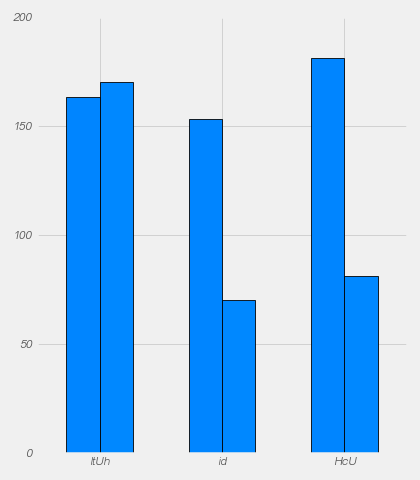
#> input picture dataset/test_synthetic_simple/plots/test_synthetic_simple_108.png, 420 x 480 px; its folder holds only this picture in this run
$ jupyter execute chart_segmentation.ipynb   (older library calls are emulated)
#> lines starting #> are read from the running program, lines starting #| are printed output that depends on the picture; after the words box and inside, x2 and y2 are one past the last pixel; in counts of white or black regions, pixels touching at a corner belong together
[cell 1]
import numpy as np
import cv2
from sklearn.cluster import DBSCAN
import os
from matplotlib import pyplot as plt

[cell 2]
def preProcessing(img):

    # Reshape the image to a 2D array of pixels and 3 color values (RGB)
    pixel_values = img.reshape((-1, 3))
    # Convert to float
    pixel_values = np.float32(pixel_values)

    # cv2.imshow('Image', img)
    # cv2.waitKey(0)

    return img, pixel_values

def count_colors(img, eps, min_samples):
    # Resize the image to speed up processing, if needed
    resized_img = cv2.resize(img, (100, 100))  # Adjust the size as necessary

    # Convert the image to the LAB color space
    lab_img = cv2.cvtColor(resized_img, cv2.COLOR_BGR2LAB)

    # Get the values of the L, A, and B channels
    l_values = lab_img[:, :, 0].flatten() # flatten() returns a copy of the array collapsed into one dimension
    a_values = lab_img[:, :, 1].flatten()
    b_values = lab_img[:, :, 2].flatten()

    # Combine the channel values into a single array
    lab_values = np.column_stack((l_values, a_values, b_values))

    # Run the DBSCAN algorithm to cluster similar color channel values
    dbscan = DBSCAN(eps=eps, min_samples=min_samples)
    dbscan.fit(lab_values)

    # Get the labels of the found clusters
    labels = dbscan.labels_

    # Count the number of distinct colors considering small variations as the same color
    num_colors = len(np.unique(labels))

    return num_colors


def segment(img):
    new_img, pixel_values = preProcessing(img)

    # Define stopping criteria
    # cv.TERM_CRITERIA_EPS - interrompe a iteração do algoritmo se a precisão especificada, epsilon , for atingida.
    # cv.TERM_CRITERIA_MAX_ITER - para o algoritmo após o número especificado de iterações, max_iter .
    # max_iter - Um inteiro especificando o número máximo de iterações.
    # epsilon - Precisão necessária
    criteria = (cv2.TERM_CRITERIA_EPS + cv2.TERM_CRITERIA_MAX_ITER, 500, 0.05)
    k = count_colors(new_img, 15, 30)
    print(k)

    _, labels, (centers) = cv2.kmeans(pixel_values, k, None, criteria, 10, cv2.KMEANS_RANDOM_CENTERS)

    # Convert back to 8-bit values
    centers = np.uint8(centers)

    # Flatten the labels array
    labels = labels.flatten()

    # Convert all pixels to the color of the centroids
    segmented_image = centers[labels.flatten()]

    # Reshape back to the original image dimensions
    segmented_image = segmented_image.reshape(img.shape)

    # Convert the labels to a numpy array with the shape of the original image
    labels = labels.reshape(img.shape[:2])

    # Create the segmented image for each cluster
    segmented_imgs = []
    for i in range(k):
        segmented_imgs.append(np.zeros_like(img))
        segmented_imgs[i][labels == i] = new_img[labels == i]

    return segmented_imgs

def find_bars(img, segmented_imgs):
    bars_found = []

    colors = [(np.random.randint(0, 255), np.random.randint(0, 255), np.random.randint(0, 255)) for _ in range(len(segmented_imgs))]

    for idx, segmented_img in enumerate(segmented_imgs):
        # Convert the segmented image to grayscale

        # cv2.imshow('Image', segmented_img)
        # cv2.waitKey(0)

        kernel = np.ones((3,3),np.uint8)

        # Applying dilation operation
        dilated_img = cv2.dilate(segmented_img, kernel, iterations=1)

        # Applying erosion operation
        eroded_img = cv2.erode(dilated_img, kernel, iterations=1)

        # cv2.imshow('Image', eroded_img)
        # cv2.waitKey(0)

        gray_segmented_img = cv2.cvtColor(eroded_img, cv2.COLOR_BGR2GRAY)

        # Applying threshold to binarize the segmented image
        _, binary_segmented_img = cv2.threshold(gray_segmented_img, 0, 255, cv2.THRESH_BINARY)

        # Show the binarized image
        # cv2.imshow('Image', binary_segmented_img)
        # cv2.waitKey(0)

        output = cv2.connectedComponentsWithStats(binary_segmented_img, 4, cv2.CV_32S)
        (numLabels, labels, stats, centroids) = output
        for i in range(1, numLabels):
            x = stats[i, cv2.CC_STAT_LEFT]
            y = stats[i, cv2.CC_STAT_TOP]
            w = stats[i, cv2.CC_STAT_WIDTH]
            h = stats[i, cv2.CC_STAT_HEIGHT]
            area = stats[i, cv2.CC_STAT_AREA]

            roi = img[y:y+h, x:x+w]
            _, std_dev = cv2.meanStdDev(roi) # standard deviation
            if std_dev[0][0] < 25 and area > 75 and w > 1 and h > 1:
                cv2.rectangle(img, (x, y), (x+w, y+h), colors[idx], 2)
    return img

[cell 3]
directory = "dataset/test_synthetic_simple/plots"

cont = 0
for filename in os.listdir(directory):
    if cont == 1:
        break

    if filename.endswith(".jpg") or filename.endswith(".png"):
        print(filename)
        img = cv2.imread(directory+ "/" + filename)
#> img is the input picture: shape (480, 420, 3); mean B, G, R 240.8, 206.3, 168

        segmented_imgs = segment(img)
#> in count_colors, `resized_img = cv2.resize(img, (100, 100))`:
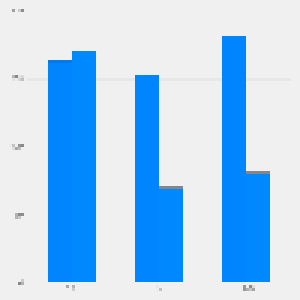
#> resized_img: shape (100, 100, 3) (shown 3 times larger); mean B, G, R 244, 208.3, 168.7
#> in count_colors, `lab_img = cv2.cvtColor(resized_img, cv2.COLOR_BGR2LAB)`: lab_img: shape (100, 100, 3); mean of channels 0, 1, 2 212.6, 132.5, 107.9
#> in count_colors, `l_values = lab_img[:, :, 0].flatten()`: l_values = 10000 values, max 242 at index 0, min 132 at index 2016, mean 212.6
#> in count_colors, `a_values = lab_img[:, :, 1].flatten()`: a_values = 10000 values, max 144 at index 1274, min 127 at index 5782, mean 132.5
#> in count_colors, `b_values = lab_img[:, :, 2].flatten()`: b_values = 10000 values, max 128 at index 0, min 59 at index 1274, mean 107.9
#> in segment, `k = count_colors(new_img, 15, 30)`: k = 3
#| 3
#> in segment, `_, labels, (centers) = cv2.kmeans(pixel_values, k, None, criteria, 10,..`: centers = [[255, 134.2, 0], [239.7, 239.6, 239.6], [41.37, 32.03, 21.66]]
#> in segment, `centers = np.uint8(centers)`: centers = [[255, 134, 0], [239, 239, 239], [41, 32, 21]]
#> in segment, `labels = labels.reshape(img.shape[:2])`:
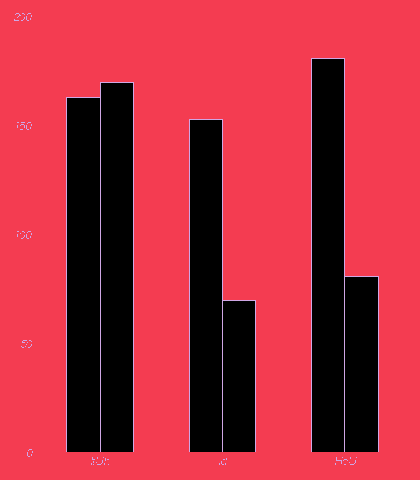
#> labels: shape (480, 420) int32; 3 distinct labels, from 0 to 2; one colour per label, 0 black
#> after the loop in segment, `for i in range(k):`: segmented_imgs = 3 items
#> segmented_imgs = 3 items
        img = find_bars(img, segmented_imgs)
#> in find_bars, `colors = [(np.random.randint(0, 255), np.random.randint(0, 255), np.ra..`: colors = [(172, 47, 117), (192, 67, 251), (195, 103, 9)]
#> the loop in find_bars, `for idx, segmented_img in enumerate(segmented_imgs): # Convert the seg..` made 3 passes
#> numLabels on passes 1, 3: 4, 34
#> (numLabels, stats, centroids) on pass 2: (2, [[66, 58, 313, 394, 60368], [0, 0, 420, 480, 141232]], [[207.7, 287.5], [210.3, 219]])
#> pass 1, in find_bars, `dilated_img = cv2.dilate(segmented_img, kernel, iterations=1)`:
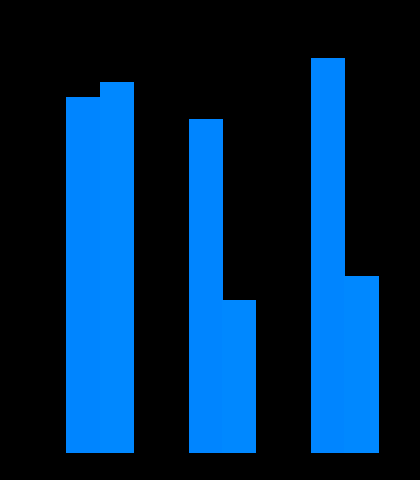
#> dilated_img: shape (480, 420, 3); mean of channels 0, 1, 2 76.6, 40.3, 0; drawn as B, G, R
#> pass 1, in find_bars, `eroded_img = cv2.erode(dilated_img, kernel, iterations=1)`:
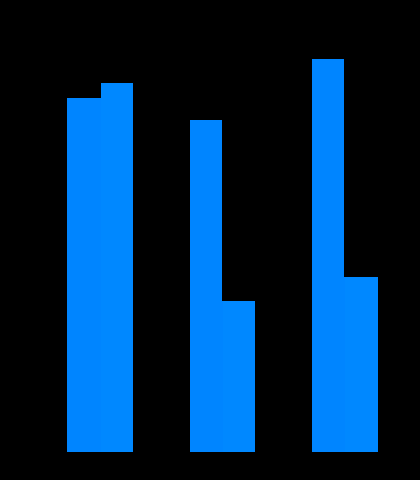
#> eroded_img: shape (480, 420, 3); mean of channels 0, 1, 2 73.3, 38.6, 0; drawn as B, G, R
#> pass 1, in find_bars, `gray_segmented_img = cv2.cvtColor(eroded_img, cv2.COLOR_BGR2GRAY)`:
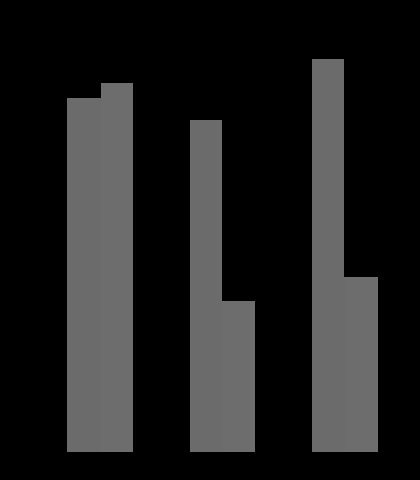
#> gray_segmented_img: shape (480, 420); min 0, max 109, mean 31
#> pass 1, in find_bars, `_, binary_segmented_img = cv2.threshold(gray_segmented_img, 0, 255, cv..`:
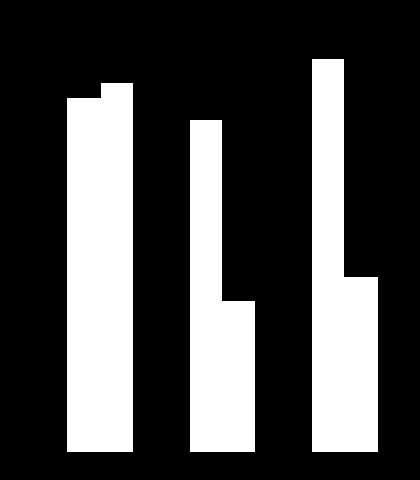
#> binary_segmented_img: shape (480, 420); 28.8% white; 3 white regions, box (x1, y1, x2, y2) and area: (67, 83, 133, 452) 23844, (312, 59, 378, 452) 18526, (190, 120, 255, 452) 15607
#> after the loop in find_bars, `for idx, segmented_img in enumerate(segmented_imgs):`:
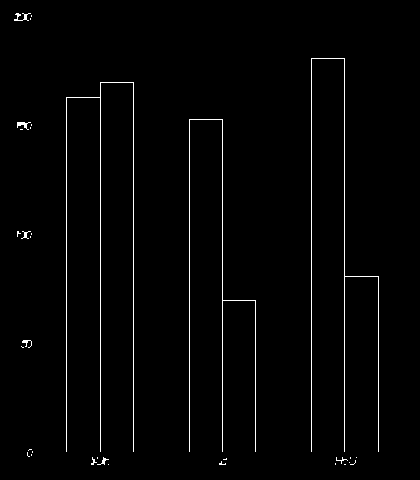
#> binary_segmented_img: shape (480, 420); 1.7% white in thin lines or dots, all inside (x1, y1, x2, y2) = (14, 13, 379, 465)
#> after the loop in find_bars, `for idx, segmented_img in enumerate(segmented_imgs):`:
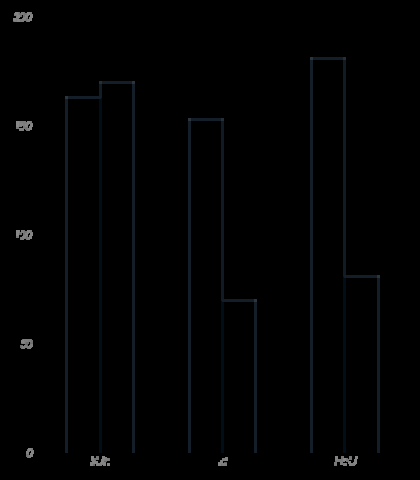
#> dilated_img: shape (480, 420, 3); mean of channels 0, 1, 2 2.3, 1.8, 1.3; drawn as B, G, R
#> after the loop in find_bars, `for idx, segmented_img in enumerate(segmented_imgs):`:
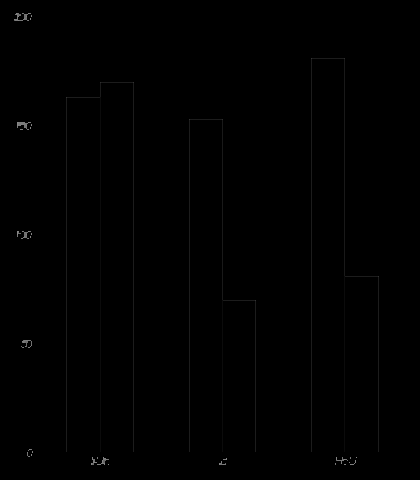
#> gray_segmented_img: shape (480, 420); min 0, max 135, mean 0.6

        plt.imshow(img)
        plt.show()

        cont += 1

$ run again, on dataset/test_synthetic_simple/plots/test_synthetic_simple_49.png
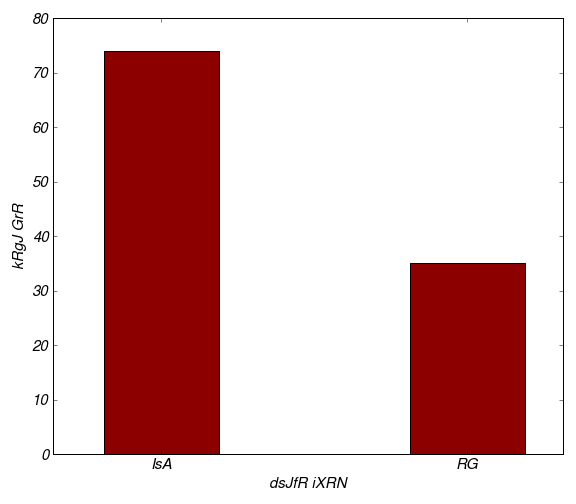
#> input picture dataset/test_synthetic_simple/plots/test_synthetic_simple_49.png, 576 x 504 px
#> img is the input picture: shape (504, 576, 3); mean B, G, R 191.8, 191.8, 224.5
#> lab_img: shape (100, 100, 3); mean of channels 0, 1, 2 210.8, 140.3, 137.7
#> l_values = 10000 values, max 255 at index 0, min 11 at index 7906, mean 210.8
#> a_values = 10000 values, max 180 at index 1018, min 128 at index 0, mean 140.3
#> b_values = 10000 values, max 169 at index 1018, min 128 at index 0, mean 137.7
#> k = 3
#| 3
#> in segment, `_, labels, (centers) = cv2.kmeans(pixel_values, k, None, criteria, 10,..`: centers = [[0.578, 0.578, 140.8], [255.5, 255.5, 255.5], [5.43, 5.43, 5.53]]
#> in segment, `centers = np.uint8(centers)`: centers = [[0, 0, 140], [255, 255, 255], [5, 5, 5]]
#> labels: shape (504, 576) int32; 3 distinct labels, from 0 to 2
#> after the loop in segment, `for i in range(k):`: segmented_imgs = 3 items
#> colors = [(172, 47, 117), (192, 67, 251), (195, 103, 9)]
#> the loop in find_bars, `for idx, segmented_img in enumerate(segmented_imgs): # Convert the seg..` made 3 passes
#> numLabels on passes 1, 3: 141, 32
#> pass 1, in find_bars, `_, binary_segmented_img = cv2.threshold(gray_segmented_img, 0, 255, cv..`:
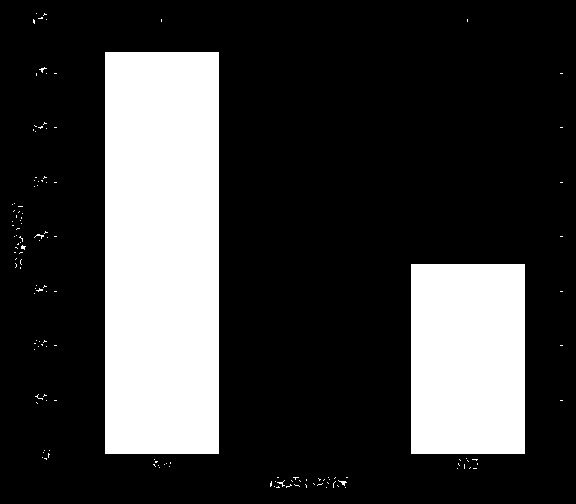
#> binary_segmented_img: shape (504, 576); 23.4% white; 140 white regions (137 under 20 px), largest, box (x1, y1, x2, y2) and area: (105, 52, 219, 454) 45828, (411, 264, 525, 454) 21660, (338, 480, 347, 486) 21
#> after the loop in find_bars, `for idx, segmented_img in enumerate(segmented_imgs):`:
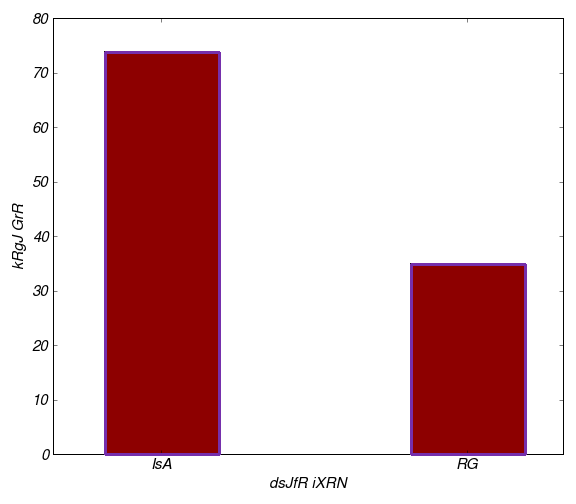
#> img: shape (504, 576, 3); 1.69% of pixels changed, all inside (x1, y1, x2, y2) = (104, 51, 527, 456)
